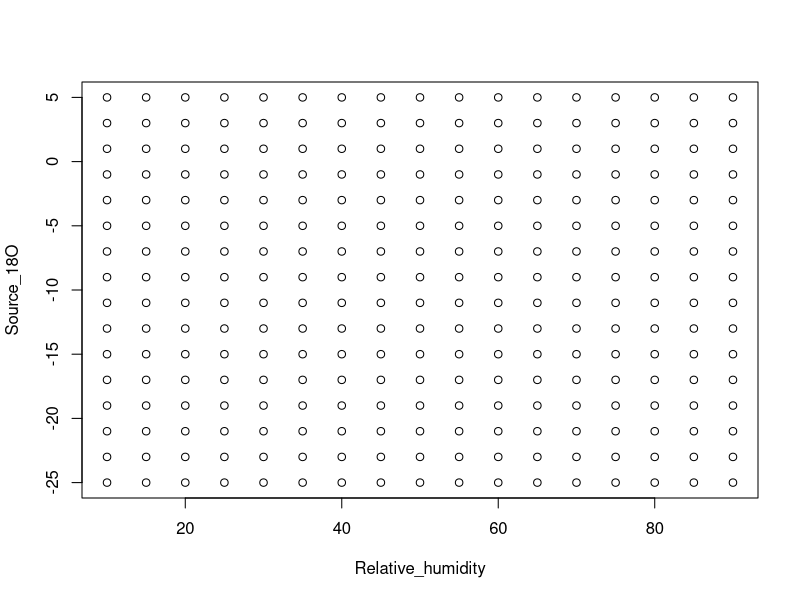
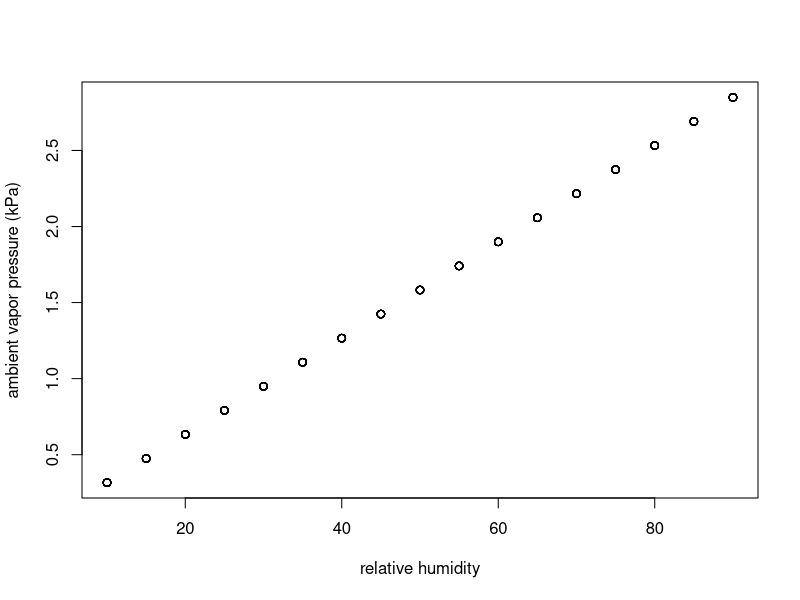
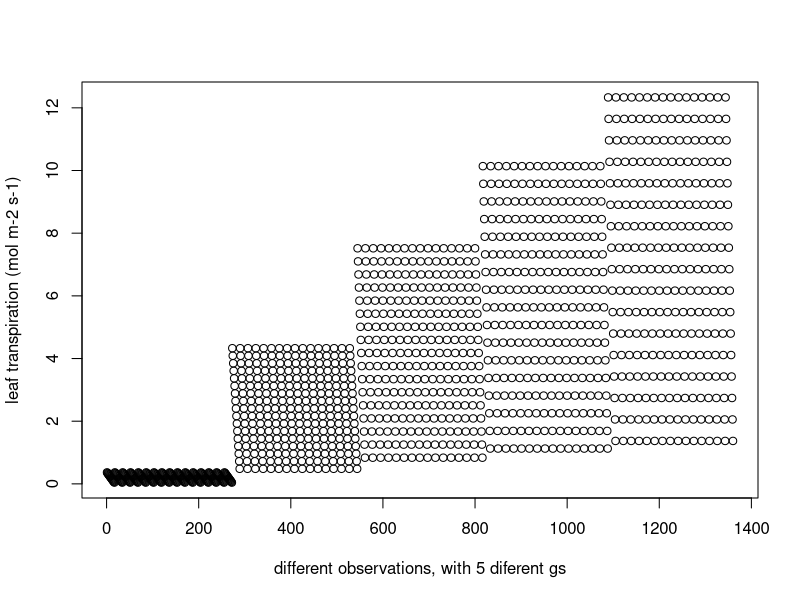
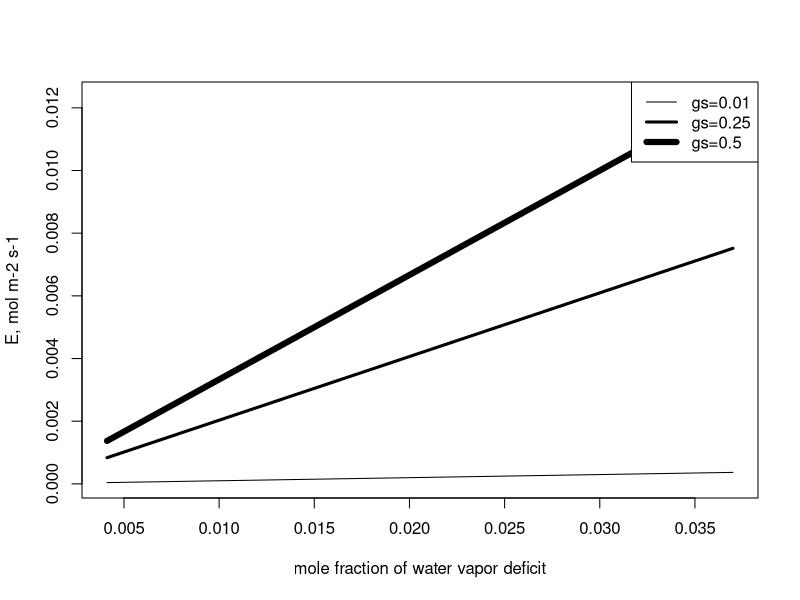
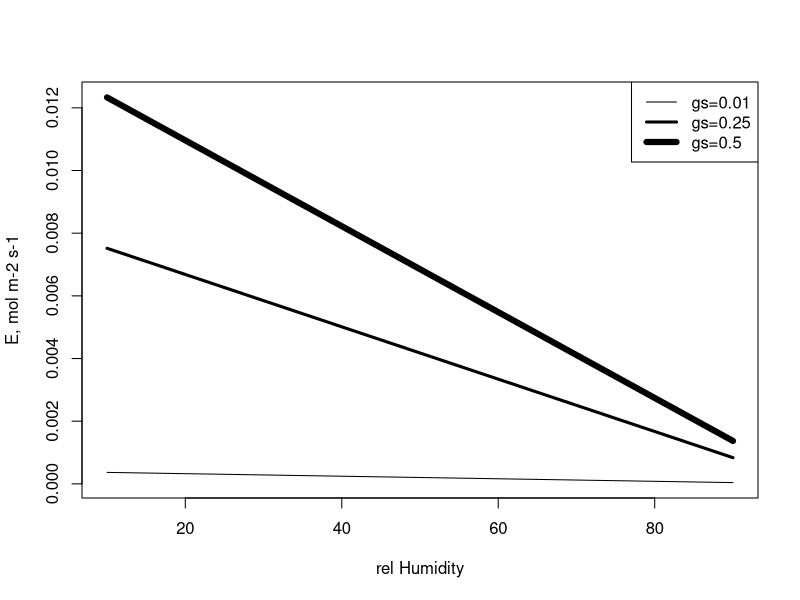
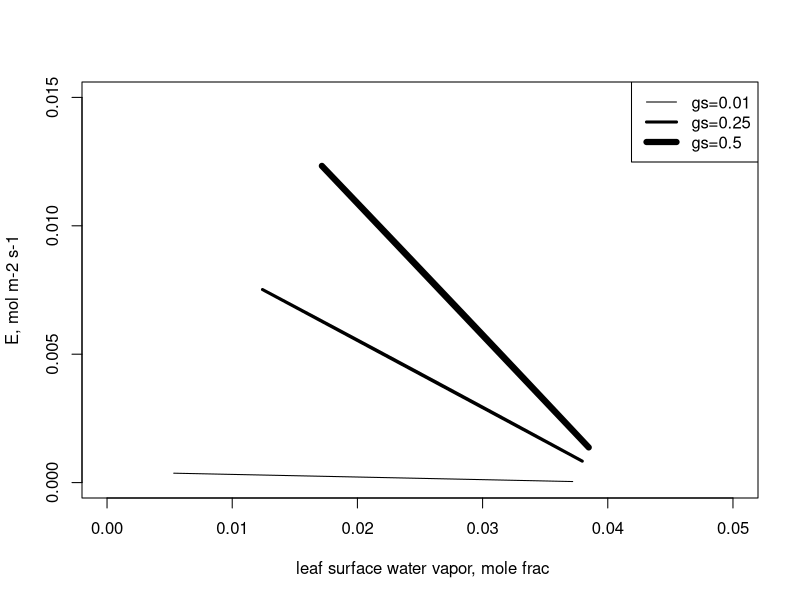
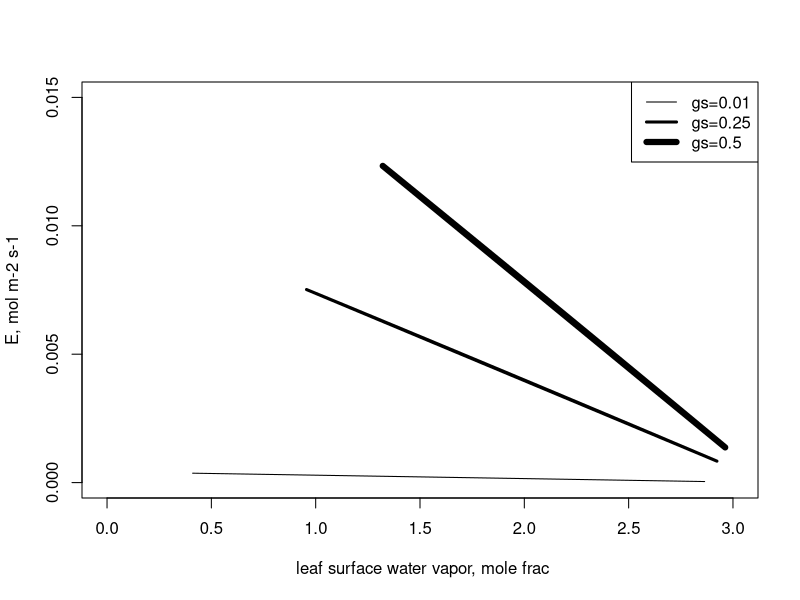
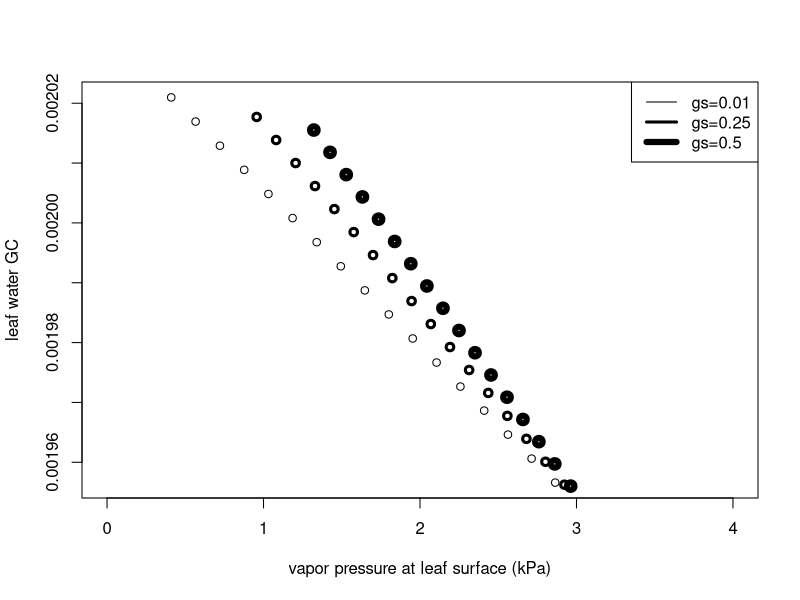

Write the R code that produced these figures, in order.
## ---- chunk 1
#library(dplyr)

relH <- seq(10, 90, by=5) # this is the vector of 17 different Realtive humidieties
water <-seq( -25, 5,by = 2) # this is the vector with all 16 the isotopic values from the water sources. 

RH_SOURCE <- merge(relH, water) # here we merge the two variables to  facilitate the calculations on each row of this object.

Source_18O <- RH_SOURCE[,2]
Relative_humidity <- RH_SOURCE[,1]
plot(Relative_humidity, Source_18O)
## ---- chunk 2
# Constants ---------------------------------------------------------------
br <-1 # boundary layer resistance, considered reasonable value between 0.02 to 3    
ak <- 1.0285	# alpha_kappa, Kinetic Fractionation 
akb <- 1.0189	# alpha_kappa_beta, Kinetic Fractionation boundary layer
rsmow <- 0.0020052 # Oxygen Isotope ratio from STANDARD	SMOV
epsilon_s <-  27 #Autotrophic fractionation Sucrose	
epsilon_c <- 27	# Autotrophic fractionation Cellulose
press_bar <- 77 # barometric	pressure  (mmbar) This need to be changed for the pressure level
Ta <- 25 # In this exercise, we are using a constant temperature, air temp. (°C)  Assumption that Tleaf= Tair
## ---- chunk 3

water_vapor <-  Source_18O +(-1*(1.137*(1000000/((Ta+273.15)^2))-0.4156*((1000/(Ta+273.15))-2.0667))) 
# where this formula comes from?

# es saturation vapor pressure (kPa) with air temp in this case at 25
es=(101325*exp((((-0.1299*(1-(373.16/(273.15 + Ta)))-0.6445)*
                   (1-(373.16/(273.15 + Ta)))-1.976)*(1-(373.16/(273.15 + Ta)))+13.3185)*(1-(373.16/(273.15 + Ta)))))/1000


# ea_v ambient vapor pressure (kPa)
RH_v <- RH_SOURCE[,1]
ea_v =(RH_v/100)*es
## ---- chunk 4
plot(RH_SOURCE[,1],ea_v, xlab = "relative humidity",ylab = "ambient vapor pressure (kPa)" )
## ---- chunk 5
# ei,  internal leaf vapor pressure (kPa) is es. ei=es,  because we assume that the vapor is saturated inside the leaf.
 ei=es

# g, total leaf conductance to water vapor (mol m-2 s-1) 
# this section is important becasue we are adding a new variable which we willl modify and add an other dimention to the sensitivity analysis,

gs <- seq(0.01,0.5,length.out = 5)


#Total Conductance in mol
g = 1/(1/gs + 1/br) # or 1/(rs+rb)

# E_v_gs leaf transpiration (mol m-2 s-1) # barbour 2004
# this list contains 5 diferent combinations of gs  on a 16 different temperatures  for many RH and Source water.
E_v_gs <- list()
W_v_gs <- list() # dont know if we will use this

#this for loop will calculate the leaf transpiration and the W_v_gs for the 5 different gs
for(sto in 1:5){
  E_v_gs[[sto]]=((ei-ea_v)/press_bar)*g[sto] #(vpd*gs)=E
  W_v_gs[[sto]] <- ((ei-ea_v)/press_bar) # this is VPD? need to check on the units.
  }
# check the  structure of this new object.
str(E_v_gs)### list of model output based on 5 stomatal conductances,
## ---- chunk 6
plot(unlist( E_v_gs)*1000, xlab = " different observations, with 5 diferent gs ", ylab = "leaf transpiration (mol m-2 s-1)")
## ---- chunk 7
plot(W_v_gs[[1]],E_v_gs[[1]],type="l", xlim = range(W_v_gs), range(E_v_gs),
     ylab="E, mol m-2 s-1", 
     xlab="mole fraction of water vapor deficit")
lines(W_v_gs[[3]],E_v_gs[[3]], lwd=3)
lines(W_v_gs[[5]],E_v_gs[[5]], lwd=6)

legend("topright", legend = c("gs=0.01","gs=0.25","gs=0.5" ), lwd = c(1,3,6))
## ---- chunk 8
plot(RH_SOURCE[,1],E_v_gs[[1]],type="l", xlim = c(10,90), range(E_v_gs), ylab="E, mol m-2 s-1", xlab="rel Humidity")
lines(RH_SOURCE[,1],E_v_gs[[3]], lwd=3)
lines(RH_SOURCE[,1],E_v_gs[[5]], lwd=6)
legend("topright", legend = c("gs=0.01","gs=0.25","gs=0.5" ), lwd = c(1,3,6))
## ---- chunk 9
wi=ei/press_bar #wi,  leaf water vapor, mole fraction
wa_v= ea_v/press_bar #wa, ambient water vapor, mole fraction


# ws_v_gs, leaf surface water vapor, mole frac Roden 2000, Ball (1987),
# this list contains 5 diferent combinations of gs for many RH and Source waters.

ws_v_gs <- list()
for(sto in 1:5){
  ws_v_gs[[sto]] =((gs[[sto]]*wi)-E_v_gs[[sto]]*(1-wi/2))/(gs[[sto]] - E_v_gs[[sto]]/2)

}
## ---- chunk 10
###  

plot(ws_v_gs[[1]],E_v_gs[[1]],type="l", xlim = c(0,0.05), ylim=c(0,0.015), ylab="E, mol m-2 s-1", xlab=" leaf surface water vapor, mole frac")
lines(ws_v_gs[[3]],E_v_gs[[3]], lwd=3)
lines(ws_v_gs[[5]],E_v_gs[[5]], lwd=6)

legend("topright", legend = c("gs=0.01","gs=0.25","gs=0.5" ), lwd = c(1,3,6))
## ---- chunk 11
# es vapor pressure at leaf surface (kPa)
esl_v_gs <- list()
for(sto in 1:5){
  esl_v_gs[[sto]]=ws_v_gs[[sto]]*press_bar
  }

plot(esl_v_gs[[1]],E_v_gs[[1]],type="l", xlim = c(0,3), ylim=c(0,0.015), ylab="E, mol m-2 s-1", xlab=" leaf surface water vapor, mole frac")
lines(esl_v_gs[[3]],E_v_gs[[3]], lwd=3)
lines(esl_v_gs[[5]],E_v_gs[[5]], lwd=6)

legend("topright", legend = c("gs=0.01","gs=0.25","gs=0.5" ), lwd = c(1,3,6))
## ---- chunk 12
# a*  **equilibrium fractionation at leaf temperature  
# The equilibrium fractionation factor, a* is temperature dependent 
# (see Majoube, 1971, J. Chim. Phys. 58:1423-1436), thus,
alpha_star =exp((1.137*1000/(273.15+Ta)^2)-(0.4156/(273.15+Ta))-0.0020667)

#R source O  isotope ratio, source water conversion to R notation
Rsource= rsmow*(1+Source_18O/1000)

#Ratm  Oxy  isotope ratio, atmosph  water vapor
Ratm= rsmow*(1+water_vapor/1000)

#R leaf model Oxyg  isotope ratio, leaf water GC
#### Leaf water enrichment  with diferent RH, Soueces and gs

Rleaf_v_gs <- list()
for(sto in 1:5){
  Rleaf_v_gs[[sto]] <- alpha_star*((ak*Rsource*
                              ((ei-esl_v_gs[[sto]])/ei))+
                             (akb*Rsource*(esl_v_gs[[sto]]-ea_v)/ei)+
                             (Ratm*ea_v/ei))
  }
## ---- chunk 13
plot(esl_v_gs[[1]][1:17],Rleaf_v_gs[[1]][1:17],type="p", xlim = c(0,4), ylab="leaf water GC", xlab="vapor pressure at leaf surface (kPa)")
points(esl_v_gs[[3]][1:17],Rleaf_v_gs[[3]][1:17], lwd=3)
points(esl_v_gs[[5]][1:17],Rleaf_v_gs[[5]][1:17], lwd=6)

legend("topright", legend = c("gs=0.01","gs=0.25","gs=0.5" ), lwd = c(1,3,6))

## ---- chunk 14
#d18O leaf with CG so 5 Stomatal conductances  
#### Leaf water enrichment  with diferent RH, Soueces and GS
d18OL_gs <- list()
for(sto in 1:5){
  d18OL_gs[[sto]]=((Rleaf_v_gs[[sto]]/rsmow)-1)*1000 
}
## ---- chunk 15
plot(esl_v_gs[[1]][1:17],d18OL_gs[[1]][1:17],type="p", xlim = c(0,4), ylab="leaf water GC", xlab="vapor pressure at leaf surface (kPa)")
points(esl_v_gs[[3]][1:17],d18OL_gs[[3]][1:17], lwd=3)
points(esl_v_gs[[5]][1:17],d18OL_gs[[5]][1:17], lwd=6)

legend("topright", legend = c("gs=0.01","gs=0.25","gs=0.5" ), lwd = c(1,3,6))
## ---- chunk 16
## Plot with different source waters
# [1:13] is all RHs and  with source water of -25
plot(RH_v[1:17], d18OL_gs[[1]][1:17], type="l", ylim = c(-30,10))
lines(RH_v[1:17], d18OL_gs[[3]][1:17], lwd=3)
lines(RH_v[1:17], d18OL_gs[[5]][1:17], lwd=6)

legend("topright", legend = c("gs=0.01","gs=0.25","gs=0.5" ), lwd = c(1,3,6))
## ---- chunk 17
#### Leaf water enrichment  with diferent RH, Soueces and GS

#Craig_Gordon model with different PEX
## on to the cellulose synthesis

F_0 <- c(0.33,0.42,0.55) # variable percentage of Exchage during Cellulose Synthesis
# here a double loop
d18Oc_F_0_gs <- list()
for(sto in 1:5){
  d18Oc_F_0 <- list()
  for (pe in 1:3){
    d18Oc_F_0[[pe]] <- F_0[[pe]]*(Source_18O + epsilon_c) + (1 - F_0[[pe]]) * (d18OL_gs[[sto]]+ epsilon_c) 
    }
d18Oc_F_0_gs[[sto]] <- d18Oc_F_0
}

str(d18Oc_F_0_gs)  # here we see we just generate a list of 5 stomatal conductance variations and in each of those 3 diferent outputs using different Percentage of exchange during cellulose sinthesisi.

## ---- chunk 18
